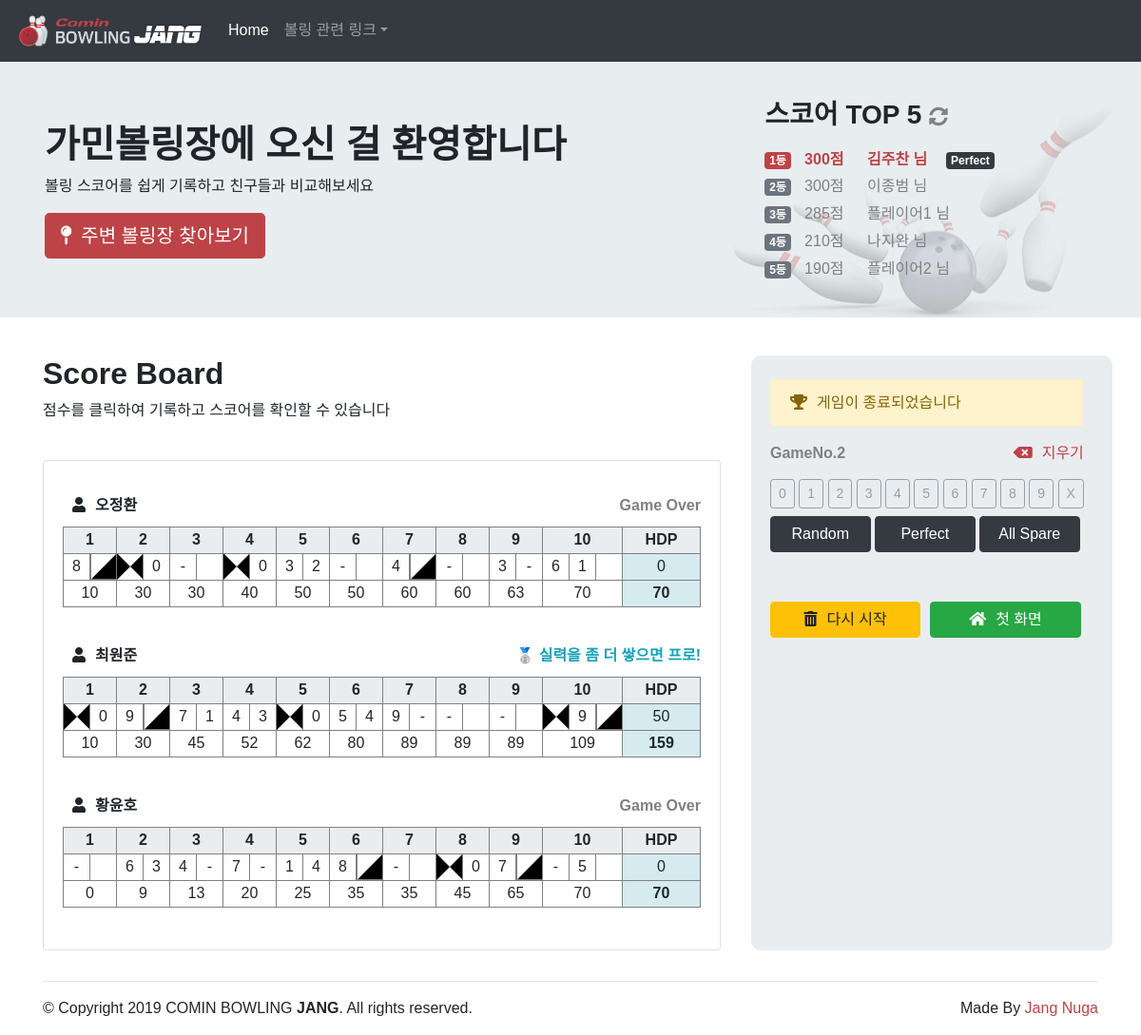
Screenshot of /play.php?gseq=2 with the database file from the repository.
### tables this page shows
CREATE TABLE `NGJANG_SAVEDGAME` (
  `seq` int(11) NOT NULL,
  `gseq` int(11) DEFAULT NULL,
  `playerName` varchar(50) DEFAULT NULL,
  `ball_1_1` int(11) DEFAULT NULL,
  `ball_1_2` int(11) DEFAULT NULL,
  `ball_2_1` int(11) DEFAULT NULL,
  `ball_2_2` int(11) DEFAULT NULL,
  `ball_3_1` int(11) DEFAULT NULL,
  `ball_3_2` int(11) DEFAULT NULL,
  `ball_4_1` int(11) DEFAULT NULL,
  `ball_4_2` int(11) DEFAULT NULL,
  `ball_5_1` int(11) DEFAULT NULL,
  `ball_5_2` int(11) DEFAULT NULL,
  `ball_6_1` int(11) DEFAULT NULL,
  `ball_6_2` int(11) DEFAULT NULL,
  `ball_7_1` int(11) DEFAULT NULL,
  `ball_7_2` int(11) DEFAULT NULL,
  `ball_8_1` int(11) DEFAULT NULL,
  `ball_8_2` int(11) DEFAULT NULL,
  `ball_9_1` int(11) DEFAULT NULL,
  `ball_9_2` int(11) DEFAULT NULL,
  `ball_10_1` int(11) DEFAULT NULL,
  `ball_10_2` int(11) DEFAULT NULL,
  `ball_10_3` int(11) DEFAULT NULL,
  `score` int(11) DEFAULT NULL,
  `hdp` int(11) DEFAULT 0,
  `total` int(11) DEFAULT NULL,
  PRIMARY KEY (`seq`)
);

### pj/playing/setPlaying.php (called while the page is built, shortened)
<?php
    require "./pj/score/calcScore.php";
    $gseq = $_GET['gseq'];
    $sql = "select MIN(seq) as startSeq, MAX(seq) as endSeq from NGJANG_SAVEDGAME WHERE gseq=".$gseq;
    $result = mysqli_query($dbConn, $sql);
    $row = mysqli_fetch_array($result);
    $startSeq = $row['startSeq'];
    $sql = "SELECT S.*, M.* FROM NGJANG_SAVEDGAME AS S LEFT OUTER JOIN NGJANG_MASTER AS M ON S.gseq=M.seq
                WHERE S.gseq=".$gseq." ORDER BY S.seq ASC";
    $result = mysqli_query($dbConn, $sql);
    $row = mysqli_fetch_array($result);
    $userNumber = $row['userNumber'];
    list($pNum, $fNum, $bNum) = explode("_",$row['pinstatus']);
?>

### pj/playing/updateScore.php (called while the page is built, shortened)
<?php
    $s = new calcScore;
    $s->roll($row['ball_1_1']);
    if($row['ball_1_1'] != STRIKE_PIN) { $s->roll($row['ball_1_2']); }
    $s->roll($row['ball_2_1']);
    if($row['ball_2_1'] != STRIKE_PIN) { $s->roll($row['ball_2_2']); }
    $s->roll($row['ball_3_1']);
    if($row['ball_3_1'] != STRIKE_PIN) { $s->roll($row['ball_3_2']); }
    $s->roll($row['ball_4_1']);
    if($row['ball_4_1'] != STRIKE_PIN) { $s->roll($row['ball_4_2']); }
    $s->roll($row['ball_5_1']);
    if($row['ball_5_1'] != STRIKE_PIN) { $s->roll($row['ball_5_2']); }
    $s->roll($row['ball_6_1']);
    if($row['ball_6_1'] != STRIKE_PIN) { $s->roll($row['ball_6_2']); }
    $s->roll($row['ball_7_1']);
    if($row['ball_7_1'] != STRIKE_PIN) { $s->roll($row['ball_7_2']); }
    $s->roll($row['ball_8_1']);
    if($row['ball_8_1'] != STRIKE_PIN) { $s->roll($row['ball_8_2']); }
    $s->roll($row['ball_9_1']);
    if($row['ball_9_1'] != STRIKE_PIN) { $s->roll($row['ball_9_2']); }
    $s->roll($row['ball_10_1']);
    $s->roll($row['ball_10_2']);
    $s->roll($row['ball_10_3']);
    $frame10 = $s->score();
    $total = $frame10 + $row['hdp'];
?>

### pj/score/calcScore.php (called while the page is built, shortened)
<?php
 class calcScore {
    public $rolls = array();
    public function roll($pins) {
        $this->rolls[] = $pins;
    }
    public function score() {
        $score = 0;
        $ballNum = 0;
        for ($frame = 0; $frame < self::MAX_FRAME; $frame++) {
            if ($this->isStrike($ballNum)) {
                $score += self::MAX_PIN + $this->rolls[$ballNum + 1] + $this->rolls[$ballNum + 2];;
                $ballNum++;
            }
            else if ($this->isSpare($ballNum)) {
                $score += self::MAX_PIN + $this->rolls[$ballNum + 2];;
                $ballNum += 2;
            }
            else {
                $score += $this->rolls[$ballNum] + $this->rolls[$ballNum + 1];
                $ballNum += 2;
            }
        }
        return $score;
    }
     private function isStrike($ballNum) {
         return $this->rolls[$ballNum] == self::MAX_PIN;
     }
     private function isSpare($ballNum) {
         return $this->rolls[$ballNum] + $this->rolls[$ballNum+1] == self::MAX_PIN;
     }
}

### pj/playing/printTable.php (the view, shortened to what this page needs)
<table class="table-score" border="1" width="100%">
    <tbody>
    <tr>
        <?php for($i = 1; $i < MAX_FRAME; $i++) { ?>
            <th colspan="2"><?= $i ?></th>
        <?php } ?>
        <th colspan="3">10</th>
        <th colspan="2">HDP</th>
    </tr>
    <tr>
        <?php
        $tableFrameNum = 0;
        for ($tablePinNum = 1; $tablePinNum < 22; $tablePinNum++) {
            if ($tablePinNum % 2 == 1) {
                $tableFrameNum = intval($tablePinNum / 2) + 1;
                $tableBallNum = $tablePinNum % 2;
            }
            else {
                $tableFrameNum = intval($tablePinNum / 2);
                $tableBallNum = $tablePinNum % 2 + 2;
            }
            if ($tablePinNum != 21) {
                if ($tableBallNum == 1 && $row['ball_' . $tableFrameNum . '_' . $tableBallNum] == STRIKE_PIN)
                    echo "<td id = 'p" . $thisPlayerNum . "b" . $tableFrameNum . '_' . $tableBallNum . "' class = 'strike'></td>";
                else if ($tableFrameNum == 10 && $row['ball_' . $tableFrameNum . '_' . $tableBallNum] == STRIKE_PIN)
                    echo "<td id = 'p" . $thisPlayerNum . "b" . $tableFrameNum . '_' . $tableBallNum . "' class = 'strike'></td>";
                else if ($row['ball_' . $tableFrameNum . '_1'] != STRIKE_PIN && $tableBallNum == 2 && $row['ball_' . $tableFrameNum . '_1'] + $row['ball_' . $tableFrameNum . '_2'] == SPARE_PIN)
                    echo "<td id = 'p" . $thisPlayerNum . "b" . $tableFrameNum . '_' . $tableBallNum . "' class = 'spare'></td>";
                else if ($row['ball_' . $tableFrameNum . '_1'] != STRIKE_PIN && $row['ball_' . $tableFrameNum . '_' . $tableBallNum] == '0')
                    echo "<td id = 'p" . $thisPlayerNum . "b" . $tableFrameNum . '_' . $tableBallNum . "' class = 'reset'>-</td>";
                else if ($row['ball_' . $tableFrameNum . '_' . $tableBallNum] == NULL)
                    echo "<td id = 'p" . $thisPlayerNum . "b" . $tableFrameNum . '_' . $tableBallNum . "' class = 'reset'></td>";
                else
                    echo "<td id = 'p" . $thisPlayerNum . "b" . $tableFrameNum . '_' . $tableBallNum . "' class = 'reset'>" . $row['ball_' . $tableFrameNum . '_' . $tableBallNum] . "</td>";
            }
            else {
                if ($row['ball_10_3'] == STRIKE_PIN)
                    echo "<td id = 'p".$thisPlayerNum."b10_3' class = 'strike'></td>";
                else if($row['ball_10_2'] != 10 && $row['ball_10_1'] + $row['ball_10_2'] != 10 && $row['ball_10_2']+$row['ball_10_3'] == 10)
                    echo "<td id = 'p".$thisPlayerNum."b10_3' class = 'spare'></td>";
                else if($row['ball_10_1']+$row['ball_10_2'] > 10 && $row['ball_10_3'] == '0')
                    echo "<td id = 'p".$thisPlayerNum."b10_3' class = 'reset'>-</td>";
                else if($row['ball_10_3'] == NULL)
                    echo "<td id = 'p".$thisPlayerNum."b10_3' class = 'reset'></td>";
                else
                    echo"<td id = 'p".$thisPlayerNum."b10_3' class = 'reset'>".$row['ball_10_3']."</td>";
            }
        }
        ?>
        <td colspan="2" bgcolor="#D6EBF0"><div id="hdp"><?php echo $row['hdp']?></div></td>
    </tr>
    <tr>
        <?php for($i = 1; $i < MAX_FRAME; $i++) { ?>
            <td id="p<?=$thisPlayerNum?>f<?=$i?>" class="" colspan="2">
                    <span id="player0_<?=${"frame".$i}?>">
                        <?php if($pNum > $thisPlayerNum && $fNum == $i)
                            echo ${"frame".$i};
                        else if($fNum > $i)
                            echo ${"frame".$i};
                        else {};?>
                    </span>
            </td>
        <?php }?>
        <td id="p<?=$thisPlayerNum?>f10" colspan="3">
                <span id="player0_frame10">
                    <?php if($pNum > $thisPlayerNum && $fNum == 10)
                        echo $frame10;
                    else if($fNum > 10)
                        echo $frame10;
                    else {};?>
                </span>
        </td>
        <td colspan="2" bgcolor="#D6EBF0"><b>
                <span id="score">
                    <?php if($total > 300)
                    echo $total?>
                </span></b>
        </td>
    </tr>
    </tbody>
</table><br>

### pj/list/listRanking.php (shortened to what this page needs)
<?php
$sql = "SELECT S.score, S.hdp, S.total, S.playerName, M.seq FROM NGJANG_SAVEDGAME AS S LEFT OUTER JOIN NGJANG_MASTER AS M ON S.gseq=M.seq ORDER BY S.total DESC, S.hdp ASC, M.endDate DESC LIMIT 1";
$result = mysqli_query($dbConn, $sql);
$row = mysqli_fetch_array($result);
    $playerName = $row['playerName'];
    $score = $row['score'];
    $total = $row['total'];
    $gseq = $row['seq'];
    $url = "./play.php?gseq=".$gseq;
    $perfect = "";
    if($score == 300)
        $perfect = "<span class=\"badge badge-dark\" style='margin-left: 20px;'>Perfect</span>";
    $listRanking = "<li class=\"blinking\" style='list-style: none; line-height: 1.8em;'> <span class=\"badge badge-primary\" style='margin-right: 10px;'>1등</span>
    <a href='".$url."' style='text-decoration: none;'><b>"."$total"."점 <span style='margin-left: 20px;'data-toggle=\"tooltip\" data-placement=\"right\" data-original-title=\"GameNo.".$gseq."\">".$playerName." 님</b></span></a>".$perfect."</li>";
$sql = "SELECT S.score, S.hdp, S.total, S.playerName, M.seq FROM NGJANG_SAVEDGAME AS S LEFT OUTER JOIN NGJANG_MASTER AS M ON S.gseq=M.seq ORDER BY S.total DESC, S.hdp ASC, M.endDate DESC LIMIT 5";
$result = mysqli_query($dbConn, $sql);
$rank = 2;
    while ($row = mysqli_fetch_array($result)) {
        $playerName = $row['playerName'];
        $total = $row['total'];
        $gseq = $row['seq'];
        $url = "./play.php?gseq=".$gseq;
        $perfect = "";
        $listRanking = $listRanking."<li style='list-style: none; line-height: 1.8em;'><span class=\"badge badge-secondary\" style='margin-right: 10px;'>".$rank."등</span>
        <a href='".$url."' style ='color: gray; text-decoration: none;'>"."$total"."점 <span style='margin-left: 20px;'data-toggle=\"tooltip\" data-placement=\"right\" data-original-title=\"GameNo.".$gseq."\">".$playerName." 님</a>".$perfect."<br></li>";
        $rank++;
    }

### view/playing.php (shortened to what this page needs)
<?php
    require "./pj/playing/setPlaying.php"; ?>
<div class="container" style="margin-bottom: 2em;">
	<form id="syForm" name="syForm" method="post">
        <div class="row">
            <div class="col-md-8" style="padding-top: 40px; padding-right: 2em;">
                <h2><b>Score Board</b></h2>
                <p>점수를 클릭하여 기록하고 스코어를 확인할 수 있습니다</p><br>
                <article>
                    <div class="card" id="card">
                        <div class="card-body">
                            <?php
                                for($thisPlayerNum = 1; $thisPlayerNum <= $userNumber; $thisPlayerNum++){
                                    $thisPlayerSeq = $startSeq + $thisPlayerNum - 1;
                                    $sql = "SELECT S.*, M.* FROM NGJANG_SAVEDGAME AS S LEFT OUTER JOIN NGJANG_MASTER AS M ON S.gseq=M.seq
                                            WHERE S.seq=".$thisPlayerSeq." ORDER BY S.seq ASC";
                                    $result = mysqli_query($dbConn, $sql);
                                    $row = mysqli_fetch_array($result);
                            ?>
                            <?php require './pj/playing/updateScore.php'; ?>
                            <div style="display:flex; margin-top:15px; margin-bottom: 10px; padding-left: 10px">
                                <div style="flex:1; text-align: left;">
                                    <i class="fas fa-user" style="padding-right: 10px;"></i><b><span id="player0_name"><?php echo $row['playerName']?></span></b>
                                </div>
                                <div id="player<?=$thisPlayerNum?>Alert" style="flex:1; text-align: right;"></div>
                            </div>
                            <?php require "./pj/playing/printTable.php";?>
                            <?php  }?>
                        </div>
                    </div>
                </article>
            </div>
            <div class="col-md-4" id="scoreInput" style="position: relative">
                <div style = "position: fixed; ">
                    <div class="alert alert-info" id="alert1" role="alert" style="height: 50px"></div>
                    <div style="display: flex; margin-top: 5px; margin-bottom: 5px;">
                        <div style="flex: 1; text-align: left; color: gray;"><b>GameNo.<?= $row['gseq'] ?></b></span></div>
                        <div style="flex: 1; text-align: right; margin-bottom: 10px;"><a href="#" onclick="deleteBtn()" style="text-decoration: none;"><i class="fas fa-backspace" style="padding-right: 10px;"></i>지우기</a></div>
                    </div>
                    <div>
                        <?php for ($i = 0; $i < MAX_PIN; $i++){ ?>
                        <button class="btn btn-danger btn-sm" id="btn<?= $i?>" value="<?= $i?>" type="button" onclick="insertBtn(this.value)"><?=$i?></button>
                        <?php } ?>
                        <button class="btn btn-danger btn-sm" id="btn10" value="10" type="button" onclick="insertBtn(this.value)" data-toggle="tooltip" data-placement="right" data-original-title="스트라이크">X</button>
                    </div>
                    <div style="margin-top: 8px;">
                        <button class="btn btn-dark btn-group-sm" id="btnRandom" type="button" style="width: 32%" onclick="randomBtn()" data-toggle="tooltip" data-placement="bottom" data-original-title="랜덤으로 점수 생성">Random</button>
                        <button class="btn btn-dark btn-group-sm" id="btnPerfect" type="button" style="width: 32%" onclick="gameBtn(10)" data-toggle="tooltip" data-placement="bottom" data-original-title="모든 프레임 스트라이크">Perfect</button>
                        <button class="btn btn-dark btn-group-sm" id="btnAllSpare" type="button" style="width: 32%" onclick="gameBtn(5)" data-toggle="tooltip" data-placement="bottom" data-original-title="모든 프레임 스페어 처리">All Spare</button>
                    </div>
                    <br><br>
                    <div class="row" style="margin-left: 0px; margin-right: 0px">
                        <button class="btn btn-warning my-1" id="btnReset" type="button" style="width: 48%; margin-right: 5px;" onclick="resetBtn()" ><i class="fas fa-trash-alt" style="padding-right: 10px;"></i>다시 시작</button>
                        <button class="btn btn-success my-1" id="btnHome" type="button" style="width: 48%; margin-left: 5px;" onclick="homeBtn()" ><i class="fas fa-home" style="padding-right: 10px;"></i>첫 화면</button>
                    </div>
                </div>
            </div>
        </div>
	</form>
</div>

### rows the page displays
ngjang_savedgame: total "300", playerName "김주찬"
ngjang_savedgame: total "300", playerName "이종범"
ngjang_savedgame: total "285", playerName "플레이어1"
ngjang_savedgame: total "210", playerName "나지완"
ngjang_savedgame: total "190", playerName "플레이어2"
ngjang_savedgame: playerName "오정환", ball_1_1 "8", ball_1_2 2 (drawn), ball_2_1 10 (drawn), ball_2_2 "0", ball_3_1 0 (drawn), ball_4_1 10 (drawn), ball_4_2 "0", ball_5_1 "3", ball_5_2 "2", ball_6_1 0 (drawn), ball_7_1 "4", ball_8_1 0 (drawn), ball_9_1 "3", ball_10_1 "6", ball_10_2 "1", hdp "0", i "10", i "30", i "40", i "50", i "60", i "63", hdp "70"
ngjang_savedgame: playerName "최원준", ball_1_1 10 (drawn), ball_1_2 "0", ball_2_1 "9", ball_2_2 1 (drawn), ball_3_1 "7", ball_3_2 "1", ball_4_1 "4", ball_4_2 "3", ball_5_1 10 (drawn), ball_5_2 "0", ball_6_1 "5", ball_6_2 "4", ball_7_1 "9", ball_8_1 0 (drawn), ball_9_1 0 (drawn), ball_10_1 10 (drawn), ball_10_2 "9", ball_10_3 1 (drawn), hdp "50", i "10", i "30", i "45", i "52", i "62", i "80", i "89", frame10 "109", hdp "159"
ngjang_savedgame: playerName "황윤호", ball_1_1 0 (drawn), ball_2_1 "6", ball_2_2 "3", ball_3_1 "4", ball_4_1 "7", ball_5_1 "1", ball_5_2 "4", ball_6_1 "8", ball_6_2 2 (drawn), ball_7_1 0 (drawn), ball_8_1 10 (drawn), ball_8_2 "0", ball_9_1 "7", ball_9_2 3 (drawn), ball_10_2 "5", hdp "0", i "0", i "9", i "13", i "20", i "25", i "35", i "45", i "65", hdp "70", gseq "2"
